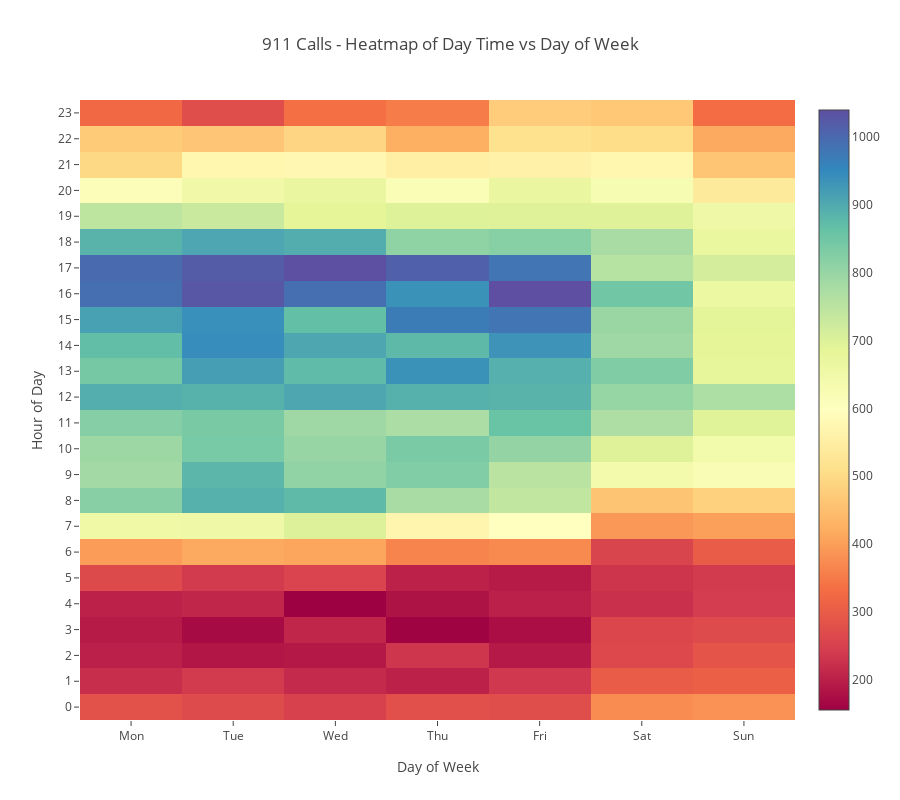

Notebook code for this chart:
### Code cell
layout={'title':'911 Calls - Heatmap of Day Time vs Day of Week',
        'width':900,'height':800,
        'xaxis':{'title':'Day of Week','tickmode':'auto'},
        'yaxis':{'title':'Hour of Day','tickmode':'linear'}}
dayHour.iplot(kind='heatmap',colorscale='spectral',layout=layout)

### Figure 1 — Plotly figure (JSON) as saved in the notebook; plotly's stock layout.template omitted (floating-point values rounded to 4 significant figures; data arrays with more than 128 entries replaced by an {"elided": "..."} marker saying what was removed)
{"data": [{"colorscale": [[0, "rgb(158,1,66)"], [0.1, "rgb(213,62,79)"], [0.2, "rgb(244,109,67)"], [0.3, "rgb(253,174,97)"], [0.4, "rgb(254,224,139)"], [0.5, "rgb(255,255,191)"], [0.6, "rgb(230,245,152)"], [0.7, "rgb(171,221,164)"], [0.8, "rgb(102,194,165)"], [0.9, "rgb(50,136,189)"], [1, "rgb(94,79,162)"]], "type": "heatmap", "uid": "3c1e719b-1765-4dca-b325-16a88c797d75", "x": ["Mon", "Tue", "Wed", "Thu", "Fri", "Sat", "Sun"], "y": [0, 1, 2, 3, 4, 5, 6, 7, 8, 9, 10, 11, 12, 13, 14, 15, 16, 17, 18, 19, 20, 21, 22, 23], "z": {"elided": "24x7 int values"}, "zmax": 1039, "zmin": 156}], "layout": {"height": 800, "title": {"text": "911 Calls - Heatmap of Day Time vs Day of Week"}, "width": 900, "xaxis": {"tickmode": "auto", "title": {"text": "Day of Week"}}, "yaxis": {"tickmode": "linear", "title": {"text": "Hour of Day"}}}}
